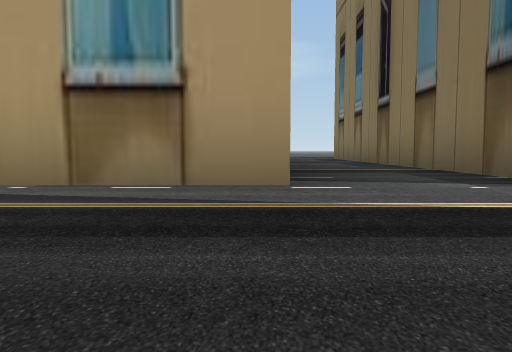
view 1 (above)

18 first-person views from a walk through a world built for the Gazebo simulator. The camera is 1.2 m above the floor, tilts 4° down and sees 70° across. The floor is counted in squares, 5 m on a side. Each view is taken from the middle of a square. On the plan, view 1 faces up. The plan holds only what a view shows up to about 9 squares ahead; the rest is blank. The place goes on beyond the plan.

view 2
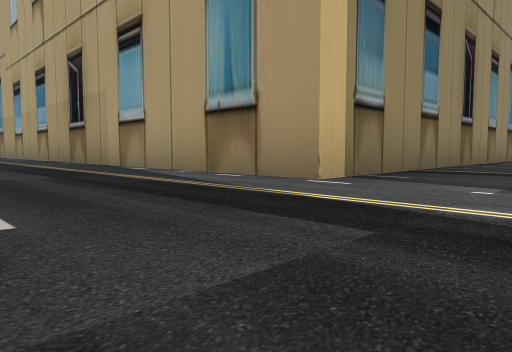

view 3
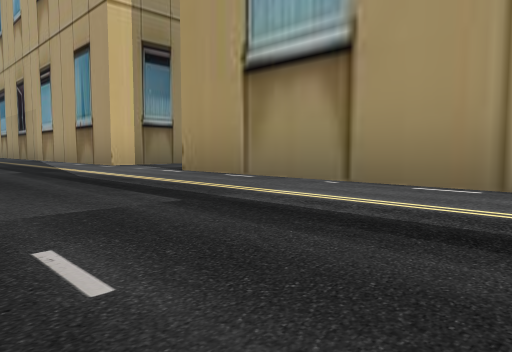

view 4
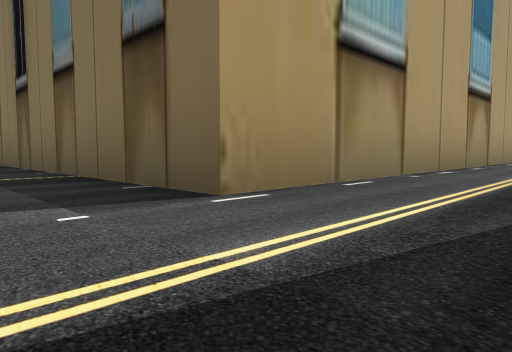

view 5
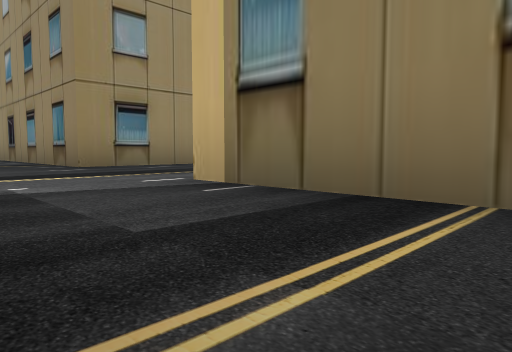

view 6
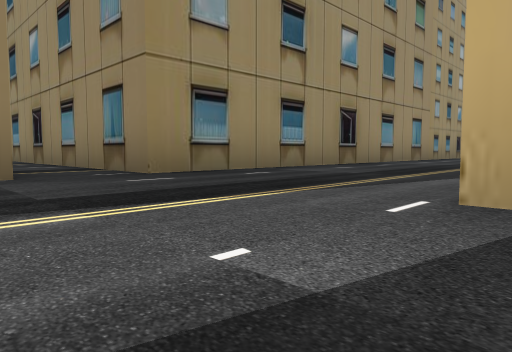

view 7
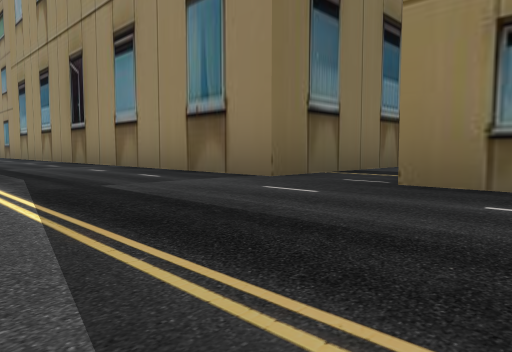

view 8
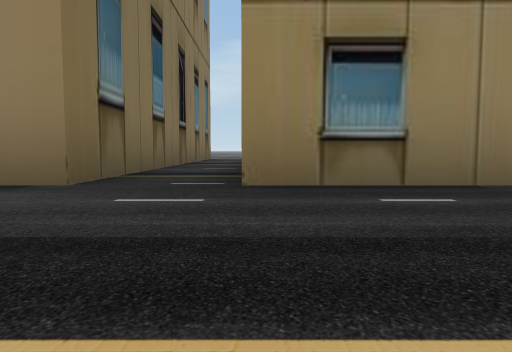

view 9
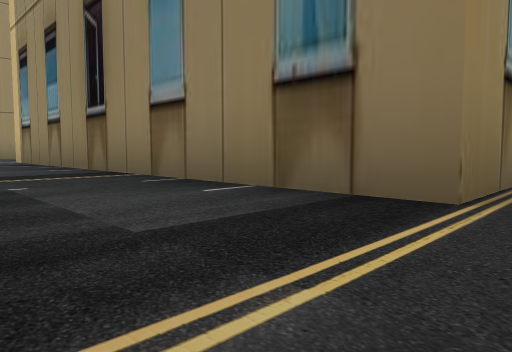

view 10
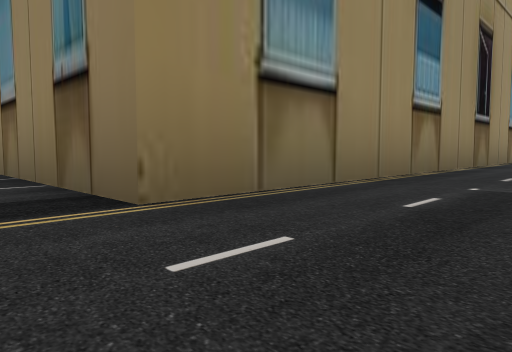

view 11
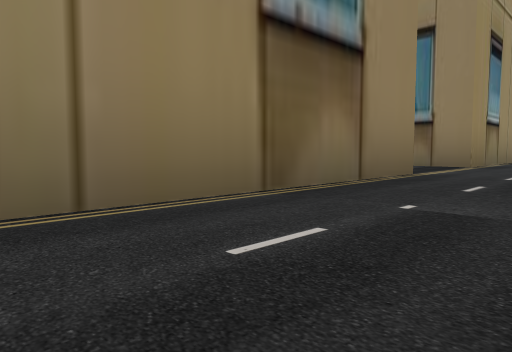

view 12
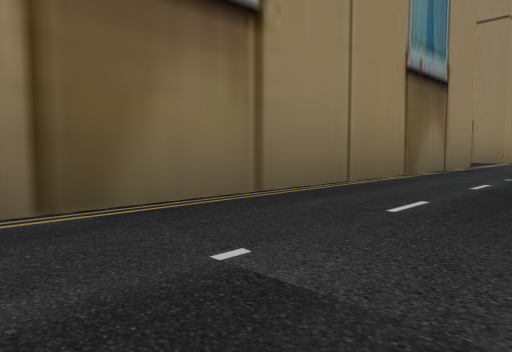

view 13
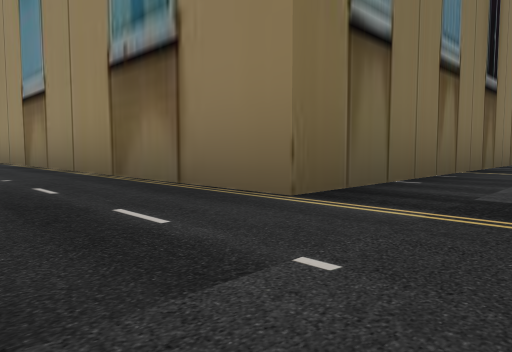

view 14
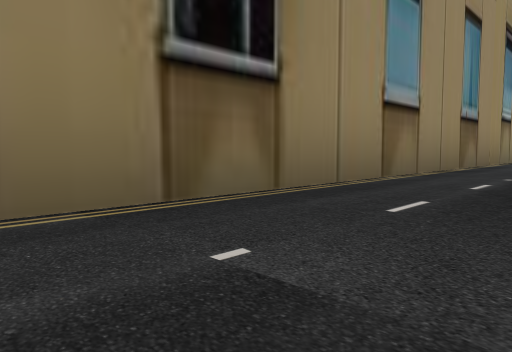

view 15
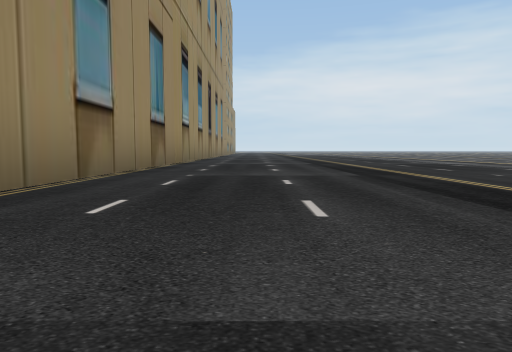

view 16
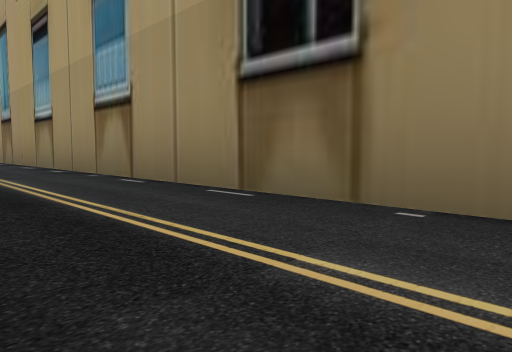

view 17
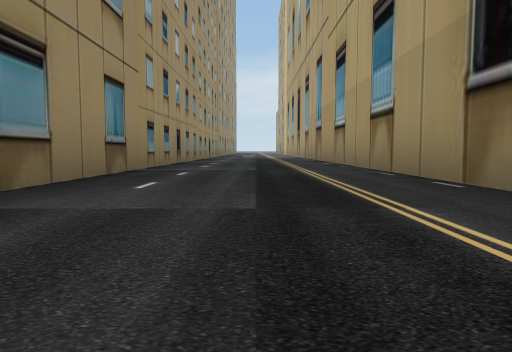

view 18
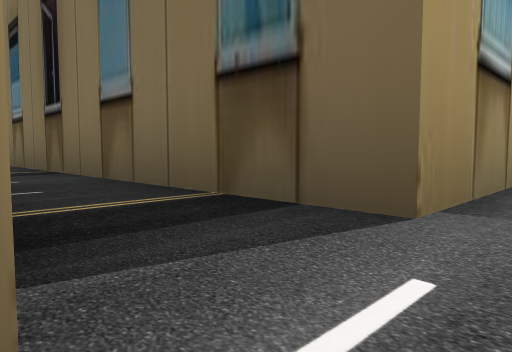

### Floor plan
Key: @ floor where view 1 was taken; . floor; B building.
Columns run from 9 left of view 1 to 10 right of it. Each row starts with its distance up from view 1.
 12 ...... ...........
 11 ...................
 10 BBBBBBBBBB..BBBBBBB
  9          B..B
  8          B..B
  7          B..B
  6          B..B
  5          B..B
  4          B..B
  3 BBBBBBBBBB..BBBBBBBB
  2 ..................
  1 .................
  0 .........@.........
 -1 BBBBBBBBBB.BBBBBBBBB
 -2          B.B
 -3          B.B
 -4          B.B
 -5          B.B
 -6          B.B
 -7           .B
 -8          B.BB
 -9          ...

Where each view was taken, in squares from view 1:
view 1: 0 up, 0 right, facing up
view 2: 0 up, 2 right, facing up-left
view 3: 0 up, 6 right, facing up-left
view 4: 1 up, 1 right, facing up-right
view 5: 5 up, 2 right, facing down-left
view 6: 3 up, 2 right, facing down-left
view 7: 2 up, 1 left, facing down-right
view 8: 2 up, 0 right, facing down
view 9: 11 up, 2 right, facing down-left
view 10: 12 up, 1 right, facing down-left
view 11: 12 up, 6 right, facing down-left
view 12: 12 up, 8 right, facing down-left
view 13: 12 up, 1 right, facing down-right
view 14: 12 up, 4 left, facing down-left
view 15: 12 up, 4 left, facing left
view 16: 1 up, 4 left, facing up-left
view 17: 1 up, 3 left, facing left
view 18: 9 down, 0 right, facing up-right
